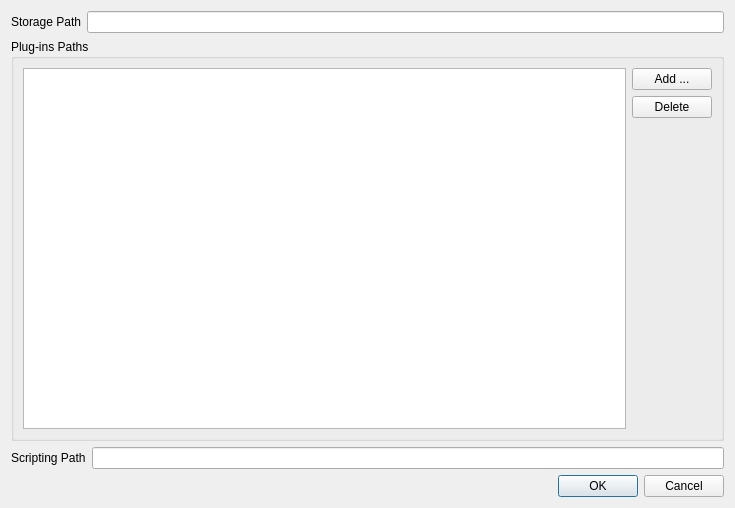
<?xml version="1.0" encoding="UTF-8"?>
<ui version="4.0">
 <class>Preferences</class>
 <widget class="QWidget" name="Preferences">
  <property name="geometry">
   <rect>
    <x>0</x>
    <y>0</y>
    <width>735</width>
    <height>508</height>
   </rect>
  </property>
  <property name="sizePolicy">
   <sizepolicy hsizetype="Preferred" vsizetype="Minimum">
    <horstretch>0</horstretch>
    <verstretch>0</verstretch>
   </sizepolicy>
  </property>
  <property name="windowTitle">
   <string>Form</string>
  </property>
  <layout class="QVBoxLayout" name="verticalLayout">
   <item>
    <layout class="QHBoxLayout" name="horizontalLayout_4">
     <item>
      <widget class="QLabel" name="textLabel1_6">
       <property name="toolTip">
        <string>Path where the binary files are created.</string>
       </property>
       <property name="whatsThis">
        <string>Several information (such as the description of the documents or the corresponding indexing files) are stored as binary files in a given path (a sub-directory is created for each session).</string>
       </property>
       <property name="text">
        <string>Storage Path</string>
       </property>
       <property name="wordWrap">
        <bool>false</bool>
       </property>
      </widget>
     </item>
     <item>
      <widget class="QLineEdit" name="IndexDir"/>
     </item>
    </layout>
   </item>
   <item>
    <widget class="QGroupBox" name="groupBox">
     <property name="title">
      <string>Plug-ins Paths</string>
     </property>
     <layout class="QHBoxLayout" name="horizontalLayout_3">
      <item>
       <widget class="QListWidget" name="Dirs">
        <property name="toolTip">
         <string>Paths where to search the plug-ins</string>
        </property>
        <property name="whatsThis">
         <string>Specify the different directories where the application should look for plug-ins. It looks recursively. When these paths are changed, the application must be relaunched.</string>
        </property>
       </widget>
      </item>
      <item>
       <layout class="QVBoxLayout" name="_77">
        <item>
         <widget class="QPushButton" name="buttonAdd">
          <property name="text">
           <string>Add ...</string>
          </property>
         </widget>
        </item>
        <item>
         <widget class="QPushButton" name="buttonDel">
          <property name="text">
           <string>Delete</string>
          </property>
         </widget>
        </item>
        <item>
         <spacer name="spacer5">
          <property name="orientation">
           <enum>Qt::Vertical</enum>
          </property>
          <property name="sizeType">
           <enum>QSizePolicy::Expanding</enum>
          </property>
          <property name="sizeHint" stdset="0">
           <size>
            <width>20</width>
            <height>100</height>
           </size>
          </property>
         </spacer>
        </item>
       </layout>
      </item>
     </layout>
    </widget>
   </item>
   <item>
    <layout class="QHBoxLayout" name="_5">
     <item>
      <widget class="QLabel" name="textLabel4_2">
       <property name="text">
        <string>Scripting Path</string>
       </property>
       <property name="wordWrap">
        <bool>false</bool>
       </property>
      </widget>
     </item>
     <item>
      <widget class="QLineEdit" name="PrgPath"/>
     </item>
    </layout>
   </item>
   <item>
    <widget class="QDialogButtonBox" name="buttonBox">
     <property name="orientation">
      <enum>Qt::Horizontal</enum>
     </property>
     <property name="standardButtons">
      <set>QDialogButtonBox::Cancel|QDialogButtonBox::Ok</set>
     </property>
    </widget>
   </item>
  </layout>
 </widget>
 <resources/>
 <connections/>
</ui>
